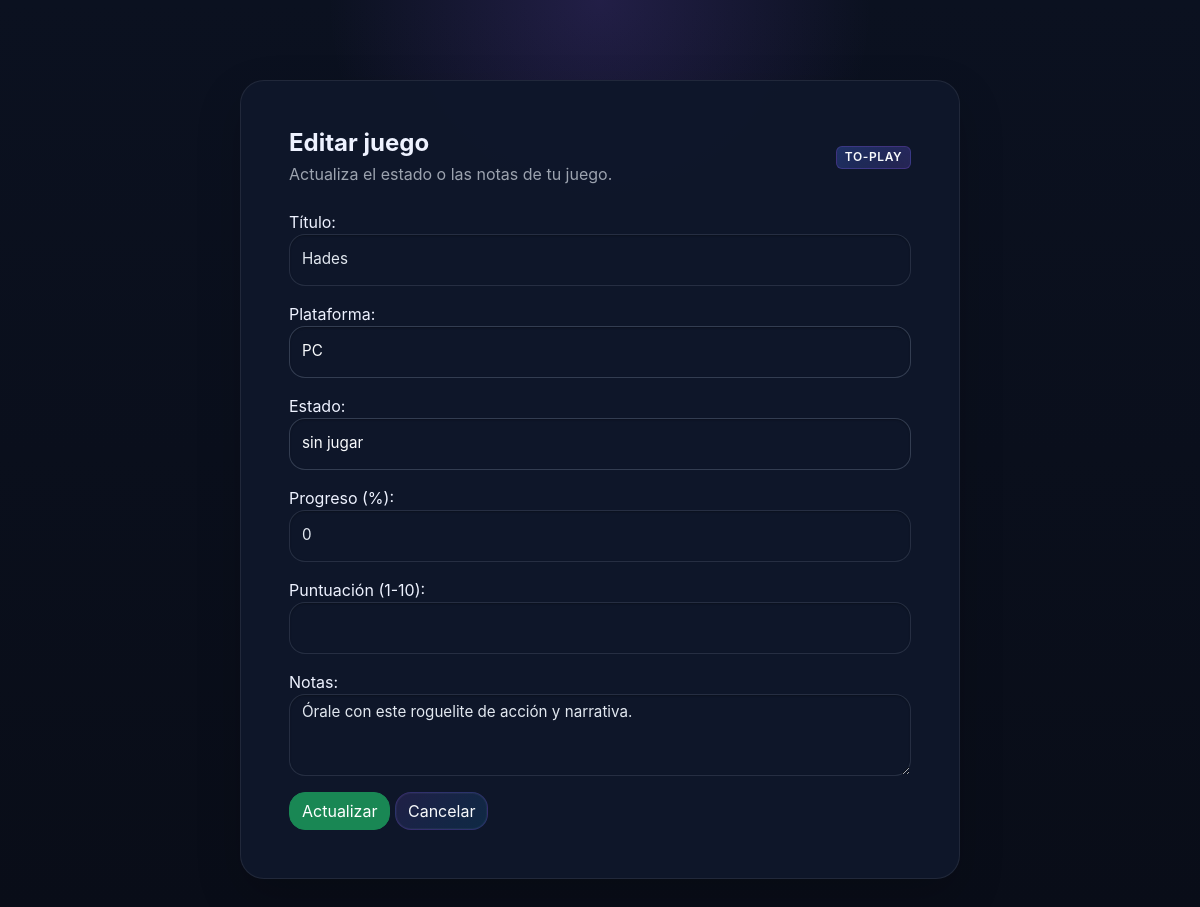
The app's page /edit/2 (signed in) with its own data.
### main.py (models this page shows)
class Game(db.Model):
    __tablename__ = 'games'
    id = db.Column(db.Integer, primary_key=True)
    title = db.Column(db.String(150), nullable=False)
    platform = db.Column(db.String(50), nullable=False)
    status = db.Column(db.String(50), default='sin jugar')
    rating = db.Column(db.Integer, nullable=True)
    notes = db.Column(db.Text, nullable=True)
    date_added = db.Column(db.DateTime, default=datetime.utcnow)
    user_id = db.Column(db.Integer, db.ForeignKey('user.id'), nullable=False)
    progress = db.Column(db.Integer, default=0)
    emoji = db.Column(db.String(4), nullable=True)
    steam_app_id = db.Column(db.String(50), nullable=True)
    steam_name = db.Column(db.String(200), nullable=True)
    image_url = db.Column(db.String(500), nullable=True)

### main.py (the view, shortened to what this page needs)
@app.route('/edit/<int:game_id>', methods=['GET', 'POST'])
@login_required
def edit_game(game_id):
    game = Game.query.get_or_404(game_id)
    if game.user_id != current_user.id:
        return "Acceso denegado", 403
    platforms = ['PS3', 'PS4 Pro', 'PS5', 'Nintendo Switch', 'PC', 'Móvil']
    statuses = ['sin jugar', 'Jugando', 'Completado']
    return render_template('edit_games.html', action='Editar', game=game, platforms=platforms, statuses=statuses)

### main.py (called while the page is built)
@login_manager.user_loader
def load_user(user_id):
    return User.query.get(int(user_id))

@app.context_processor
def inject_site_name():
    return dict(site_name=app.config.get('SITE_NAME', 'Mi Backlog'))

### templates/edit_games.html (shortened to what this page needs)
<!DOCTYPE html>
<html lang="es">
<head>
    <link rel="stylesheet" href="https://cdn.jsdelivr.net/npm/bootstrap@5.3.0/dist/css/bootstrap.min.css">
    <link rel="stylesheet" href="{{ url_for('static', filename='css/style.css') }}">
</head>
<body class="bg-light">
    <div class="container mt-5">
        <div class="card panel-card shadow-sm mx-auto border-0 overflow-hidden" style="max-width: 720px;">
            <div class="card-body p-5">
                <div class="d-flex justify-content-between align-items-center mb-4">
                    <div>
                        <h1 class="h4 mb-1">Editar juego</h1>
                        <p class="text-muted mb-0">Actualiza el estado o las notas de tu juego.</p>
                    </div>
                    <span class="badge bg-secondary">To-Play</span>
                </div>
                <form method="POST">
                    <div class="mb-3">
                        <label>Título:</label>
                        <input type="text" name="title" class="form-control" value="{{ game.title }}" required>
                    </div>
                    <div class="mb-3">
                        <label>Plataforma:</label>
                        <select name="platform" class="form-control">
                            {% for p in platforms %}
                            <option value="{{ p }}" {% if game.platform == p %}selected{% endif %}>{{ p }}</option>
                            {% endfor %}
                        </select>
                    </div>
                    <div class="mb-3">
                        <label>Estado:</label>
                        <select name="status" class="form-control">
                            {% for s in statuses %}
                            <option value="{{ s }}" {% if game.status == s %}selected{% endif %}>{{ s }}</option>
                            {% endfor %}
                        </select>
                    </div>
                    <div class="mb-3">
                        <label>Progreso (%):</label>
                        <input type="number" name="progress" class="form-control" value="{{ game.progress }}" min="0" max="100">
                    </div>
                    <div class="mb-3">
                        <label>Puntuación (1-10):</label>
                        <input type="number" name="rating" class="form-control" value="{{ game.rating if game.rating else '' }}" min="1" max="10">
                    </div>
                    <div class="mb-3">
                        <label>Notas:</label>
                        <textarea name="notes" class="form-control" rows="3">{{ game.notes if game.notes else '' }}</textarea>
                    </div>
                    <button type="submit" class="btn btn-success">Actualizar</button>
                    <a href="{{ url_for('index') }}" class="btn btn-secondary">Cancelar</a>
                </form>
            </div>
        </div>
    </div>
</body>
</html>

### static/css/style.css (style rules this page uses)
:root { --bg: #02040b; --panel: rgba(10, 15, 32, 0.92); --panel-soft: rgba(18, 26, 52, 0.92); --surface: rgba(255,255,255,0.06); --text: #eef2ff; --muted: #9ca3af; --border: rgba(59, 130, 246, 0.24); --accent: #0f172a; --accent-soft: rgba(30, 41, 59, 0.92); --accent-2: #0f3460; --accent-3: #1e40af; --success: #22c55e; --warning: #fbbf24; --danger: #ef4444; --font: 'Inter', system-ui, sans-serif; }
* { box-sizing: border-box; }
html, body { min-height: 100%; }
body { margin: 0; font-family: var(--font); background: radial-gradient(circle at top left, rgba(139, 92, 246, 0.22), transparent 22%), radial-gradient(circle at bottom right, rgba(14, 165, 233, 0.22), transparent 20%), radial-gradient(circle at 70% 20%, rgba(251, 113, 133, 0.18), transparent 15%), linear-gradient(180deg, #050611 0%, #081022 100%); color: var(--text); min-height: 100vh; }
.badge { font-weight: 600; letter-spacing: 0.02em; }
.form-control, .form-select { background: rgba(255,255,255,0.04); color: #f8fafc; border: 1px solid rgba(255,255,255,0.1); }
.form-control::placeholder { color: rgba(226,232,240,0.65); }
a { color: inherit; text-decoration: none; }
.navbar, .card, .form-control, .btn, .table { border-radius: 1rem; }
.container { padding-top: 2rem; padding-bottom: 2rem; }
.card { background: rgba(10, 14, 28, 0.95) !important; border: 1px solid rgba(59, 130, 246, 0.14) !important; box-shadow: 0 18px 45px rgba(0, 0, 0, 0.18) !important; }
.card-body { color: #eef2ff !important; }
.auth-card, .panel-card, .hero-card { background: rgba(255,255,255,0.05) !important; border: 1px solid rgba(255,255,255,0.1) !important; }
.auth-card, .panel-card { border-radius: 1.5rem; }
.form-control, .form-select { min-height: 52px; font-size: 0.95rem; }
.btn-primary, .btn-success, .btn-warning, .btn-danger, .btn-outline-light { transition: transform 0.22s ease, box-shadow 0.22s ease, background 0.22s ease; }
.panel-card { background: rgba(255,255,255,0.03) !important; border: 1px solid rgba(255,255,255,0.08) !important; }
h1, h2, h3, h4, h5, h6 { color: var(--text) !important; }
p, .small, .text-muted, .form-text { color: var(--muted) !important; }
.badge { text-transform: uppercase; letter-spacing: 0.05em; color: #f8fafc !important; }
.badge.bg-secondary { background: linear-gradient(135deg, rgba(62, 123, 255, 0.24), rgba(139, 92, 246, 0.18)) !important; color: #f8fafc !important; border: 1px solid rgba(139, 92, 246, 0.28) !important; box-shadow: 0 8px 20px rgba(99, 102, 241, 0.08) inset !important; }
select.form-control, select.form-select { background: rgba(15, 23, 42, 0.98) !important; color: #f8fafc !important; border: 1px solid rgba(148, 163, 184, 0.28) !important; }
select.form-control option, select.form-select option { background: #111827 !important; color: #f8fafc !important; }
.btn-secondary { background: linear-gradient(135deg, rgba(139, 92, 246, 0.15), rgba(14, 165, 233, 0.14)) !important; color: #f8fafc !important; border: 1px solid rgba(139, 92, 246, 0.22) !important; box-shadow: inset 0 0 0 1px rgba(255,255,255,0.04); }
.form-control { background: rgba(15, 23, 42, 0.95) !important; border: 1px solid rgba(148, 163, 184, 0.18) !important; color: #e2e8f0 !important; box-shadow: inset 0 1px 2px rgba(0, 0, 0, 0.25) !important; }
.container h1, .container h2 { font-weight: 700; }
.card.shadow-sm { background: rgba(15, 23, 42, 0.98) !important; }
.bg-light { background-color: transparent !important; }
body.bg-light { background: radial-gradient(circle at top, rgba(139, 92, 246, 0.18), transparent 25%), linear-gradient(180deg, #0b1120 0%, #090d18 100%) !important; }

### records on screen
Game: title "Hades", platform "PC", status "sin jugar", progress "0", notes "Órale con este roguelite de acción y narrativa."
